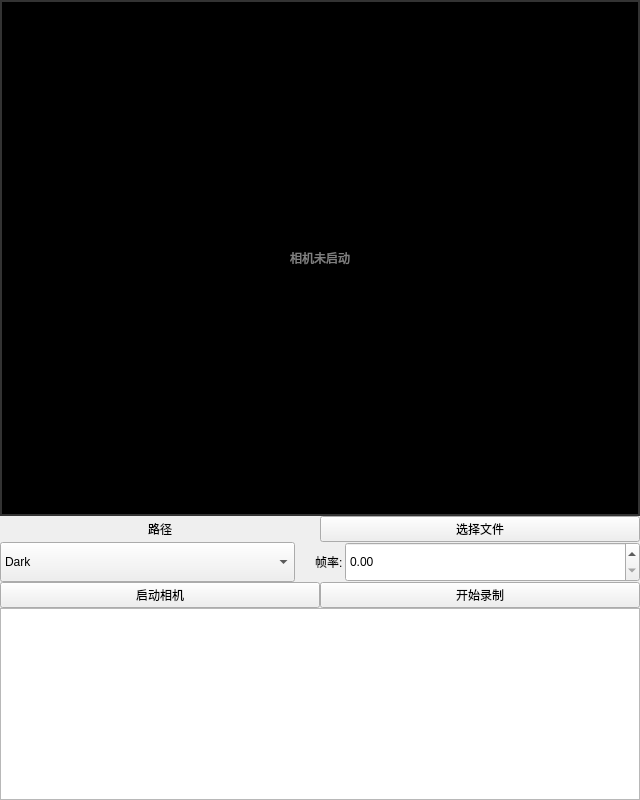
<?xml version="1.0" encoding="UTF-8"?>
<ui version="4.0">
 <class>Form</class>
 <widget class="QWidget" name="Form">
  <property name="geometry">
   <rect>
    <x>0</x>
    <y>0</y>
    <width>640</width>
    <height>800</height>
   </rect>
  </property>
  <property name="sizePolicy">
   <sizepolicy hsizetype="Preferred" vsizetype="Preferred">
    <horstretch>0</horstretch>
    <verstretch>0</verstretch>
   </sizepolicy>
  </property>
  <property name="windowTitle">
   <string>Form</string>
  </property>
  <layout class="QVBoxLayout" name="verticalLayout" stretch="600,40,40,40,0">
   <property name="spacing">
    <number>0</number>
   </property>
   <property name="leftMargin">
    <number>0</number>
   </property>
   <property name="topMargin">
    <number>0</number>
   </property>
   <property name="rightMargin">
    <number>0</number>
   </property>
   <property name="bottomMargin">
    <number>0</number>
   </property>
   <item>
    <widget class="QLabel" name="image_label">
     <property name="sizePolicy">
      <sizepolicy hsizetype="Ignored" vsizetype="Ignored">
       <horstretch>0</horstretch>
       <verstretch>0</verstretch>
      </sizepolicy>
     </property>
     <property name="minimumSize">
      <size>
       <width>0</width>
       <height>0</height>
      </size>
     </property>
     <property name="styleSheet">
      <string notr="true">background: black; color: gray; border: 2px solid #333;</string>
     </property>
     <property name="text">
      <string>相机未启动</string>
     </property>
     <property name="alignment">
      <set>Qt::AlignmentFlag::AlignCenter</set>
     </property>
    </widget>
   </item>
   <item>
    <layout class="QHBoxLayout" name="horizontalLayout_3">
     <item>
      <widget class="QLabel" name="file_path_label">
       <property name="styleSheet">
        <string notr="true"> /* background-color: #F8F9FA;  /* 浅灰底色，区分出这是一个框 */
                /* border: 1px solid #DCE0E4;  /* 加个淡淡的边框 */
                 /* border-radius: 5px;         /* 圆角，看着更现代 */</string>
       </property>
       <property name="text">
        <string>路径</string>
       </property>
       <property name="alignment">
        <set>Qt::AlignmentFlag::AlignCenter</set>
       </property>
      </widget>
     </item>
     <item>
      <widget class="QPushButton" name="select_file_btn">
       <property name="text">
        <string>选择文件</string>
       </property>
      </widget>
     </item>
    </layout>
   </item>
   <item>
    <layout class="QHBoxLayout" name="horizontalLayout_2" stretch="10,0,1,10">
     <item>
      <widget class="QComboBox" name="combo_palette">
       <property name="minimumSize">
        <size>
         <width>0</width>
         <height>40</height>
        </size>
       </property>
       <item>
        <property name="text">
         <string>Dark</string>
        </property>
       </item>
       <item>
        <property name="text">
         <string>Light</string>
        </property>
       </item>
       <item>
        <property name="text">
         <string>CoolWarm</string>
        </property>
       </item>
       <item>
        <property name="text">
         <string>Gray</string>
        </property>
       </item>
      </widget>
     </item>
     <item>
      <spacer name="horizontalSpacer">
       <property name="orientation">
        <enum>Qt::Orientation::Horizontal</enum>
       </property>
       <property name="sizeHint" stdset="0">
        <size>
         <width>20</width>
         <height>20</height>
        </size>
       </property>
      </spacer>
     </item>
     <item>
      <widget class="QLabel" name="fps_label">
       <property name="minimumSize">
        <size>
         <width>0</width>
         <height>40</height>
        </size>
       </property>
       <property name="text">
        <string>帧率:</string>
       </property>
      </widget>
     </item>
     <item>
      <widget class="QDoubleSpinBox" name="fpsEdit">
       <property name="minimumSize">
        <size>
         <width>0</width>
         <height>40</height>
        </size>
       </property>
       <property name="maximum">
        <double>999.990000000000009</double>
       </property>
      </widget>
     </item>
    </layout>
   </item>
   <item>
    <layout class="QHBoxLayout" name="horizontalLayout">
     <item>
      <widget class="QPushButton" name="start_btn">
       <property name="text">
        <string>启动相机</string>
       </property>
      </widget>
     </item>
     <item>
      <widget class="QPushButton" name="record_btn">
       <property name="text">
        <string>开始录制</string>
       </property>
      </widget>
     </item>
    </layout>
   </item>
   <item>
    <widget class="QTextEdit" name="textEdit"/>
   </item>
  </layout>
 </widget>
 <resources/>
 <connections/>
</ui>
